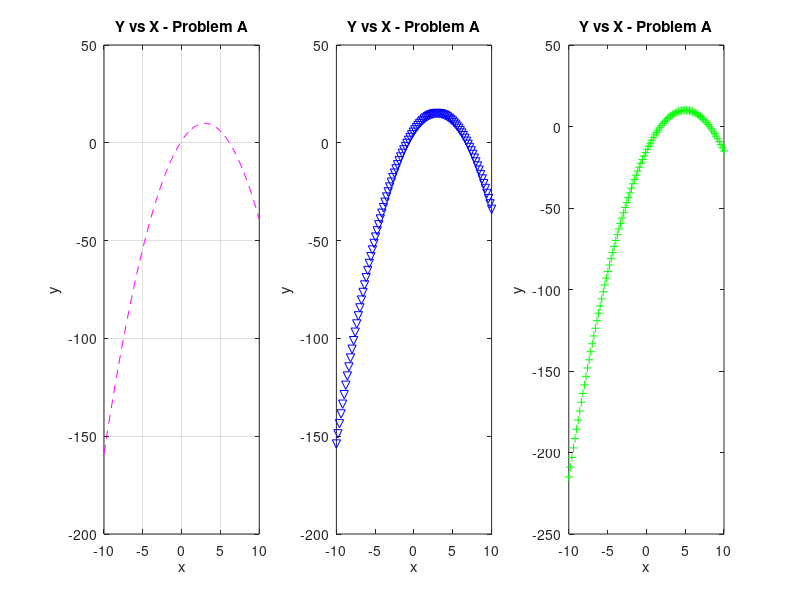

This figure's MATLAB source:

clc,clearvars,close all


x=linspace(-10,10);
y1=(-(x-3).^2)+10;
y2=(-(x-3).^2)+15;
y3=(-(x-5).^2)+10;

figure(1)
subplot(1,3,1)
plot(x,y1,'--m','MarkerFaceColor','m','MarkerSize',10)
xlabel('x'),ylabel('y'),title('Y vs X - Problem A')
grid on

%hold on
subplot(1,3,2)
plot(x,y2,'bv')
xlabel('x'),ylabel('y'),title('Y vs X - Problem A')
%hold on
subplot(1,3,3)% it place in the third place in 1row*3columns figure
plot(x,y3,'g+')
xlabel('x'),ylabel('y'),title('Y vs X - Problem A')

%legend('Y1','Y2','Y3')
%xlim([0 2]),ylim([0 100])